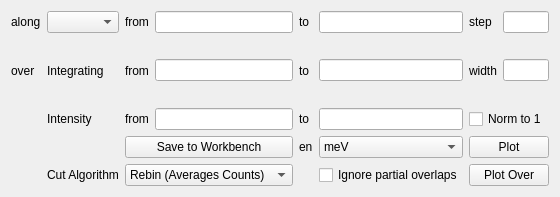
<?xml version="1.0" encoding="UTF-8"?>
<ui version="4.0">
 <class>Form</class>
 <widget class="QWidget" name="Form">
  <property name="geometry">
   <rect>
    <x>0</x>
    <y>0</y>
    <width>542</width>
    <height>197</height>
   </rect>
  </property>
  <property name="windowTitle">
   <string>Form</string>
  </property>
  <layout class="QGridLayout" name="gridLayout">
   <item row="0" column="0">
    <layout class="QGridLayout" name="gridLayout_12">
     <item row="0" column="0">
      <widget class="QLabel" name="label_251">
       <property name="text">
        <string>along</string>
       </property>
      </widget>
     </item>
     <item row="0" column="1">
      <widget class="QComboBox" name="cmbCutAxis"/>
     </item>
     <item row="0" column="2">
      <widget class="QLabel" name="label_4">
       <property name="text">
        <string>from</string>
       </property>
      </widget>
     </item>
     <item row="0" column="3">
      <widget class="QLineEdit" name="lneCutStart"/>
     </item>
     <item row="0" column="4">
      <widget class="QLabel" name="label_257">
       <property name="text">
        <string>to</string>
       </property>
      </widget>
     </item>
     <item row="0" column="5">
      <widget class="QLineEdit" name="lneCutEnd"/>
     </item>
     <item row="0" column="6">
      <widget class="QLabel" name="label_256">
       <property name="text">
        <string>step</string>
       </property>
      </widget>
     </item>
     <item row="0" column="7">
      <widget class="QLineEdit" name="lneCutStep">
       <property name="text">
        <string/>
       </property>
      </widget>
     </item>
     <item row="1" column="2">
      <widget class="QLabel" name="label_258">
       <property name="text">
        <string>from</string>
       </property>
      </widget>
     </item>
     <item row="1" column="3">
      <widget class="QLineEdit" name="lneCutIntegrationStart"/>
     </item>
     <item row="1" column="4">
      <widget class="QLabel" name="label_259">
       <property name="text">
        <string>to</string>
       </property>
      </widget>
     </item>
     <item row="1" column="5">
      <widget class="QLineEdit" name="lneCutIntegrationEnd"/>
     </item>
     <item row="1" column="6">
      <widget class="QLabel" name="label_253">
       <property name="text">
        <string>width</string>
       </property>
      </widget>
     </item>
     <item row="1" column="7">
      <widget class="QLineEdit" name="lneCutIntegrationWidth">
       <property name="enabled">
        <bool>true</bool>
       </property>
       <property name="text">
        <string/>
       </property>
      </widget>
     </item>
     <item row="2" column="1">
      <widget class="QLabel" name="label_3">
       <property name="text">
        <string>Intensity</string>
       </property>
      </widget>
     </item>
     <item row="2" column="2">
      <widget class="QLabel" name="label_264">
       <property name="text">
        <string>from</string>
       </property>
      </widget>
     </item>
     <item row="2" column="3">
      <widget class="QLineEdit" name="lneEditCutIntensityStart"/>
     </item>
     <item row="2" column="4">
      <widget class="QLabel" name="label_265">
       <property name="text">
        <string>to</string>
       </property>
      </widget>
     </item>
     <item row="2" column="5">
      <widget class="QLineEdit" name="lneCutIntensityEnd"/>
     </item>
     <item row="3" column="2" colspan="2">
      <widget class="QPushButton" name="btnCutSaveToWorkbench">
       <property name="enabled">
        <bool>true</bool>
       </property>
       <property name="text">
        <string>Save to Workbench</string>
       </property>
      </widget>
     </item>
     <item row="3" column="4">
      <widget class="QLabel" name="labCutEUnits">
       <property name="text">
        <string>en</string>
       </property>
      </widget>
     </item>
     <item row="3" column="5">
      <widget class="QComboBox" name="cmbCutEUnits">
       <item>
        <property name="text">
         <string>meV</string>
        </property>
       </item>
       <item>
        <property name="text">
         <string>cm-1</string>
        </property>
       </item>
      </widget>
     </item>
     <item row="3" column="6" colspan="2">
      <widget class="QPushButton" name="btnCutPlot">
       <property name="text">
        <string>Plot</string>
       </property>
      </widget>
     </item>
     <item row="4" column="1">
      <widget class="QLabel" name="labCutAlg">
       <property name="text">
        <string>Cut Algorithm</string>
       </property>
      </widget>
     </item>
     <item row="4" column="2" colspan="2">
      <widget class="QComboBox" name="cmbCutAlg">
       <item>
        <property name="text">
         <string>Rebin (Averages Counts)</string>
        </property>
       </item>
       <item>
        <property name="text">
         <string>Integration (Sum Counts)</string>
        </property>
       </item>
      </widget>
     </item>
     <item row="4" column="6" colspan="2">
      <widget class="QPushButton" name="btnCutPlotOver">
       <property name="text">
        <string>Plot Over</string>
       </property>
      </widget>
     </item>
     <item row="2" column="6" colspan="2">
      <widget class="QCheckBox" name="rdoCutNormToOne">
       <property name="text">
        <string>Norm to 1</string>
       </property>
      </widget>
     </item>
     <item row="1" column="1">
      <widget class="QStackedWidget" name="integrationStack">
       <widget class="QLabel" name="label_2">
        <property name="text">
         <string>Integrating</string>
        </property>
       </widget>
       <widget class="QComboBox" name="cmbIntegrationAxis"/>
      </widget>
     </item>
     <item row="1" column="0">
      <widget class="QLabel" name="label_250">
       <property name="text">
        <string>over</string>
       </property>
      </widget>
     </item>
     <item row="4" column="5">
      <widget class="QCheckBox" name="rdoIgnorePartialOverlaps">
       <property name="text">
        <string>Ignore partial overlaps</string>
       </property>
      </widget>
     </item>
    </layout>
   </item>
  </layout>
 </widget>
 <resources/>
 <connections/>
</ui>
